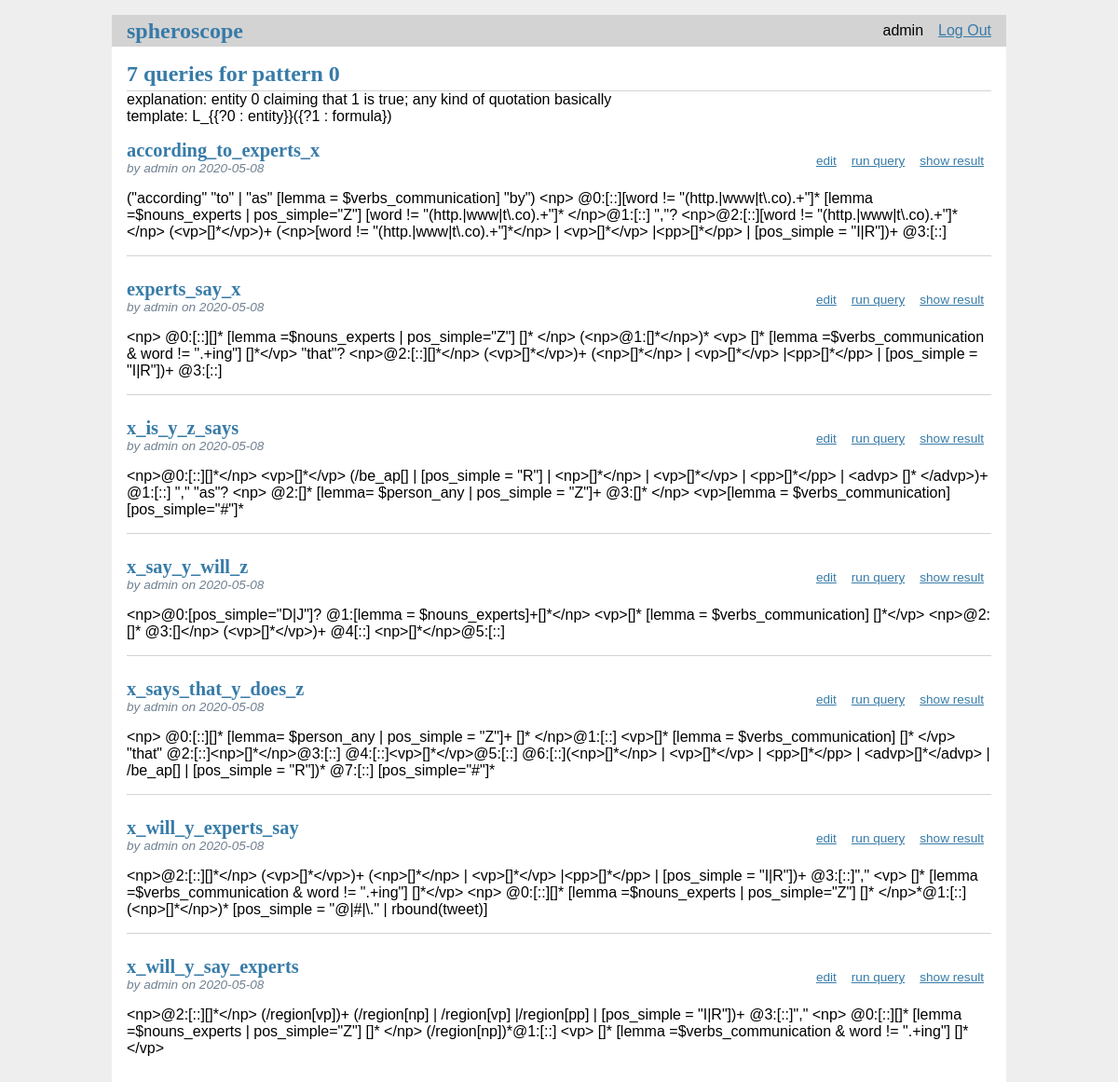
Screenshot of /patterns/0/show_pattern (signed in) with the database file from the repository.
### tables this page shows
CREATE TABLE users (
  id INTEGER PRIMARY KEY AUTOINCREMENT,
  username TEXT UNIQUE NOT NULL,
  password TEXT NOT NULL
);

CREATE TABLE queries (
  id INTEGER PRIMARY KEY AUTOINCREMENT,
  author_id INTEGER NOT NULL,
  name TEXT NOT NULL,
  modified TIMESTAMP NOT NULL DEFAULT CURRENT_TIMESTAMP,
  query TEXT NOT NULL,
  anchors TEXT,
  regions TEXT,
  pattern INTEGER,
  FOREIGN KEY (author_id) REFERENCES users (id)
);

### spheroscope/patterns.py (the view)
@bp.route('/<int(signed=True):id>/show_pattern', methods=('GET', 'POST'))
@login_required
def show_pattern(id):
    pattern = get_pattern(id)
    return render_template('patterns/show_pattern.html',
                           pattern=pattern)

### spheroscope/auth.py (called while the page is built)
@bp.before_app_request
def load_logged_in_user():
    user_id = session.get('user_id')
    if user_id is None:
        g.user = None
    else:
        g.user = get_db().execute(
            'SELECT * FROM users WHERE id = ?', (user_id,)
        ).fetchone()

def login_required(view):
    @functools.wraps(view)
    def wrapped_view(**kwargs):
        if g.user is None:
            return redirect(url_for('auth.login'))
        return view(**kwargs)
    return wrapped_view

### spheroscope/db.py (called while the page is built)
def get_db():
    if 'db' not in g:
        g.db = sqlite3.connect(
            current_app.config['DATABASE'],
            detect_types=sqlite3.PARSE_DECLTYPES
        )
        g.db.row_factory = sqlite3.Row
    return g.db

### spheroscope/patterns.py (called while the page is built)
def get_patterns():
    definitions = read_csv("instance-stable/patterns.csv", index_col=0)
    queries = get_queries_from_db()
    p2q = defaultdict(list)
    for q in queries:
        p2q[q.pop('pattern')].append(q)
    patterns = list()
    for p in p2q.keys():
        try:
            d = definitions.loc[p]
        except KeyError:
            d = {
                'template': None,
                'explanation': "uncategorized queries"
            }
        patterns.append({
            'id': p,
            'nr_queries': len(p2q[p]),
            'queries': p2q[p],
            'template': d['template'],
            'explanation': d['explanation']
        })
    patterns = sorted(patterns, key=lambda x: x['id'])
    return patterns

def get_pattern(id):
    patterns = get_patterns()
    for p in patterns:
        if p['id'] == id:
            pattern = p
            break
    return pattern

### spheroscope/queries.py (called while the page is built)
def get_query_from_db(id, check_author=True):
    query = get_db().execute(
        'SELECT qu.id, name, query, modified, author_id,'
        ' username, anchors, regions, pattern'
        ' FROM queries qu JOIN users u ON qu.author_id = u.id'
        ' WHERE qu.id = ?',
        (id,)
    ).fetchone()
    if query is None:
        abort(404, "query id {0} doesn't exist.".format(id))
    if check_author and query['author_id'] != g.user['id']:
        abort(403)
    query = dict(query)
    query['anchors'] = json.loads(query['anchors'])
    query['regions'] = json.loads(query['regions'])
    return query

### spheroscope/templates/patterns/show_pattern.html
{% extends 'base.html' %}
{% block header %}
<h1>{% block title %}{{ pattern['nr_queries'] }} queries for pattern
  {{ pattern['id'] }}{% endblock %}</h1><br>
{% endblock %}
{% block content %}
explanation: {{pattern['explanation'] }}<br>
template: {{ pattern['template'] }}
{% for query in pattern['queries'] %}
<article class="post">
  <header>
    <div>
      <h1>{{ query['name'] }}</h1>
      <div class="about">by {{ query['username'] }} on {{ query['modified'].strftime('%Y-%m-%d') }}</div>
    </div>
    {% if g.user['id'] == query['author_id'] %}
    <a class="action" href="{{
			    url_for('queries.update', id=query['id'])
			    }}">edit</a>
    <a class="action" href="{{
			    url_for('queries.run', id=query['id'])
			    }}">run query</a>
    <a class="action" href="{{
			    url_for('queries.show_result', id=query['id'])
			    }}">show result</a>
    {% endif %}
  </header>
  <p class="body">{{ query['query'] }}</p>
</article>
{% if not loop.last %}
<hr>
{% endif %}
{% endfor %}
{% endblock %}

### spheroscope/templates/base.html (shortened to what this page needs)
<!doctype html>
<link rel="stylesheet" href="{{ url_for('static', filename='style.css') }}">
<nav>
  <h1><a href="{{ url_for('index') }}">spheroscope</a></h1>
  <ul>
    {% if g.user %}
      <li><span>{{ g.user['username'] }}</span>
      <li><a href="{{ url_for('auth.logout') }}">Log Out</a>
    {% else %}
      <li><a href="{{ url_for('auth.register') }}">Register</a>
      <li><a href="{{ url_for('auth.login') }}">Log In</a>
    {% endif %}
  </ul>
</nav>
<section class="content">
  <header>
    {% block header %}{% endblock %}
  </header>
  {% block content %}{% endblock %}
</section>

### spheroscope/static/style.css (style rules this page uses)
h1 { font-family: serif; color: #377ba8; margin: 1rem 0; }
a { color: #377ba8; }
hr { border: none; border-top: 1px solid lightgray; }
nav { background: lightgray; display: flex; align-items: center; padding: 0 0.5rem; }
nav h1 { flex: auto; margin: 0; }
nav h1 a { text-decoration: none; padding: 0.25rem 0.5rem; }
nav ul { display: flex; list-style: none; margin: 0; padding: 0; }
nav ul li a, nav ul li span, header .action { display: block; padding: 0.5rem; }
.content { padding: 0 1rem 1rem; }
.content > header { border-bottom: 1px solid lightgray; display: flex; align-items: flex-end; }
.content > header h1 { flex: auto; margin: 1rem 0 0.25rem 0; }
.post > header { display: flex; align-items: flex-end; font-size: 0.85em; }
.post > header > div:first-of-type { flex: auto; }
.post > header h1 { font-size: 1.5em; margin-bottom: 0; }
.post .about { color: slategray; font-style: italic; }
.post .body { white-space: pre-line; }
.content:last-child { margin-bottom: 0; }

### rows the page displays
users: user.username "admin"
queries: name "according_to_experts_x", username "admin", modified "2020-05-08", query "(\"according\" \"to\" | \"as\" [lemma = $verbs_communication] \"by\") <np> @0:[::][word != \"(http.|www|t\\.co).+\"]* [lemma =$nouns_experts | pos_simple=\"Z\"] [word != \"(http.|www|t\\.co).+\"]* </np>@1:[::] \",\"? <np>@2:[::][word != \"(http.|www|t\\.co).+\"]*</np> (<vp>[]*</vp>)+ (<np>[word != \"(http.|www|t\\.co).+\"]*</np> | <vp>[]*</vp> |<pp>[]*</pp> | [pos_simple = \"I|R\"])+ @3:[::]"
queries: name "experts_say_x", username "admin", modified "2020-05-08", query "<np> @0:[::][]* [lemma =$nouns_experts | pos_simple=\"Z\"] []* </np> (<np>@1:[]*</np>)* <vp> []* [lemma =$verbs_communication & word != \".+ing\"] []*</vp> \"that\"? <np>@2:[::][]*</np> (<vp>[]*</vp>)+ (<np>[]*</np> | <vp>[]*</vp> |<pp>[]*</pp> | [pos_simple = \"I|R\"])+ @3:[::]"
queries: name "x_is_y_z_says", username "admin", modified "2020-05-08", query "<np>@0:[::][]*</np> <vp>[]*</vp> (/be_ap[] | [pos_simple = \"R\"] | <np>[]*</np> | <vp>[]*</vp> | <pp>[]*</pp> | <advp> []* </advp>)+ @1:[::] \",\" \"as\"? <np> @2:[]* [lemma= $person_any | pos_simple = \"Z\"]+ @3:[]* </np> <vp>[lemma = $verbs_communication] [pos_simple=\"#\"]*"
queries: name "x_say_y_will_z", username "admin", modified "2020-05-08", query "<np>@0:[pos_simple=\"D|J\"]? @1:[lemma = $nouns_experts]+[]*</np> <vp>[]* [lemma = $verbs_communication] []*</vp> <np>@2:[]* @3:[]</np> (<vp>[]*</vp>)+ @4[::] <np>[]*</np>@5:[::]"
queries: name "x_says_that_y_does_z", username "admin", modified "2020-05-08", query "<np> @0:[::][]* [lemma= $person_any | pos_simple = \"Z\"]+ []* </np>@1:[::] <vp>[]* [lemma = $verbs_communication] []* </vp> \"that\" @2:[::]<np>[]*</np>@3:[::] @4:[::]<vp>[]*</vp>@5:[::] @6:[::](<np>[]*</np> | <vp>[]*</vp> | <pp>[]*</pp> | <advp>[]*</advp> | /be_ap[] | [pos_simple = \"R\"])* @7:[::] [pos_simple=\"#\"]*"
queries: name "x_will_y_experts_say", username "admin", modified "2020-05-08", query "<np>@2:[::][]*</np> (<vp>[]*</vp>)+ (<np>[]*</np> | <vp>[]*</vp> |<pp>[]*</pp> | [pos_simple = \"I|R\"])+ @3:[::]\",\" <vp> []* [lemma =$verbs_communication & word != \".+ing\"] []*</vp> <np> @0:[::][]* [lemma =$nouns_experts | pos_simple=\"Z\"] []* </np>*@1:[::] (<np>[]*</np>)* [pos_simple = \"@|#|\\.\" | rbound(tweet)]"
queries: name "x_will_y_say_experts", username "admin", modified "2020-05-08", query "<np>@2:[::][]*</np> (/region[vp])+ (/region[np] | /region[vp] |/region[pp] | [pos_simple = \"I|R\"])+ @3:[::]\",\" <np> @0:[::][]* [lemma =$nouns_experts | pos_simple=\"Z\"] []* </np> (/region[np])*@1:[::] <vp> []* [lemma =$verbs_communication & word != \".+ing\"] []*</vp>"

### other values shown
{{ pattern['nr_queries'] }} "7"
{{ pattern['id'] }} "0"
{{ pattern['explanation'] }} "entity 0 claiming that 1 is true; any kind of quotation basically"
{{ pattern['template'] }} "L_{{?0 : entity}}({?1 : formula})"
